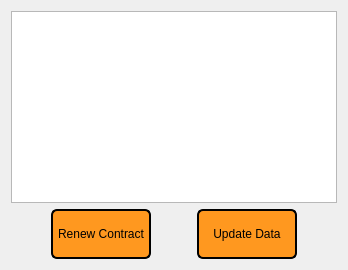
     <widget class="QWidget" name="showCoach">
      <attribute name="title">
       <string>show Coach</string>
      </attribute>
      <layout class="QGridLayout" name="gridLayout_8">
       <item row="0" column="0">
        <widget class="QTableView" name="coachTV"/>
       </item>
       <item row="1" column="0">
        <layout class="QHBoxLayout" name="horizontalLayout_23">
         <item>
          <spacer name="horizontalSpacer_10">
           <property name="orientation">
            <enum>Qt::Horizontal</enum>
           </property>
           <property name="sizeHint" stdset="0">
            <size>
             <width>40</width>
             <height>20</height>
            </size>
           </property>
          </spacer>
         </item>
         <item>
          <widget class="QPushButton" name="renewContractPB">
           <property name="minimumSize">
            <size>
             <width>100</width>
             <height>50</height>
            </size>
           </property>
           <property name="styleSheet">
            <string notr="true">QPushButton {
   background-color: rgb(255, 152, 31);
color: rgb(0, 0, 0);
border-color: rgb(0, 0, 0);
border: 2px solid rgb(0, 0, 0);
border-radius: 6px; 
}

QPushButton:hover {
    color: rgb(38, 38, 38)rgb(255, 197, 21); 
    background-color:#ffc515; 
    border: 2px solid #ffffff; 
}</string>
           </property>
           <property name="text">
            <string>Renew Contract</string>
           </property>
          </widget>
         </item>
         <item>
          <spacer name="horizontalSpacer_12">
           <property name="orientation">
            <enum>Qt::Horizontal</enum>
           </property>
           <property name="sizeHint" stdset="0">
            <size>
             <width>40</width>
             <height>20</height>
            </size>
           </property>
          </spacer>
         </item>
         <item>
          <widget class="QPushButton" name="updateAllCPB">
           <property name="minimumSize">
            <size>
             <width>100</width>
             <height>50</height>
            </size>
           </property>
           <property name="styleSheet">
            <string notr="true">QPushButton {
   background-color: rgb(255, 152, 31);
color: rgb(0, 0, 0);
border-color: rgb(0, 0, 0);
border: 2px solid rgb(0, 0, 0);
border-radius: 6px; 
}

QPushButton:hover {
    color: rgb(38, 38, 38)rgb(255, 197, 21); 
    background-color:#ffc515; 
    border: 2px solid #ffffff; 
}</string>
           </property>
           <property name="text">
            <string>Update Data</string>
           </property>
          </widget>
         </item>
         <item>
          <spacer name="horizontalSpacer_11">
           <property name="orientation">
            <enum>Qt::Horizontal</enum>
           </property>
           <property name="sizeHint" stdset="0">
            <size>
             <width>40</width>
             <height>20</height>
            </size>
           </property>
          </spacer>
         </item>
        </layout>
       </item>
      </layout>
     </widget>
